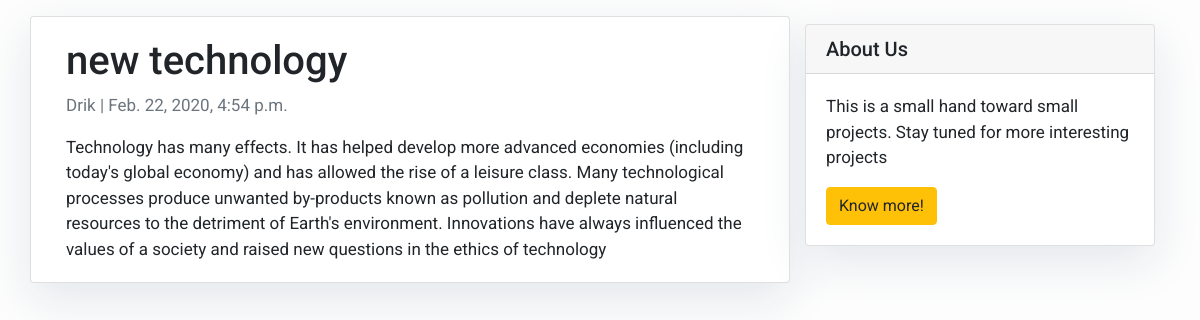
The app's page /post2/ with its own data.
### blog/models.py (models this page shows, shortened)
class Post(models.Model):
    title = models.CharField(max_length=200, unique=True)
    slug = models.SlugField(max_length=200, unique=True)
    author = models.ForeignKey(User, on_delete= models.CASCADE,related_name='blog_posts')
    updated_on = models.DateTimeField(auto_now= True)
    content = models.TextField()
    created_on = models.DateTimeField(auto_now_add=True)
    status = models.IntegerField(choices=STATUS, default=0)
    class Meta:
        ordering = ['-created_on']

### blog/views.py (the view)
# urls.py: path('<slug:slug>/', views.PostDetail.as_view(), name='post_detail'),
class PostDetail(generic.DetailView):
    model = Post
    template_name = 'post_detail.html'

### templates/post_detail.html
{% extends 'base.html' %} {% block content %}
<div class="container">
  <div class="row">
    <div class="col-md-8 card mb-4  mt-3 left  top">
      <div class="card-body">
        <h1>{% block title %} {{ object.title }} {% endblock title %}</h1>
        <p class=" text-muted">{{ post.author }} | {{ post.created_on }}</p>
        <p class="card-text ">{{ object.content | safe }}</p>
      </div>
    </div>
    {% block sidebar %} {% include 'sidebar.html' %} {% endblock sidebar %}
  </div>
</div>
{% endblock content %}

### templates/base.html (style rules this page uses)
body { font-family: "Roboto", sans-serif; font-size: 17px; background-color: #fdfdfd; }

### templates/sidebar.html (style rules this page uses)
.card { box-shadow: 0 16px 48px #E3E7EB; }

### records on screen
Post: title "new technology", author "Drik", created_on "Feb. 22, 2020, 4:54 p.m.", content "Technology has many effects. It has helped develop more advanced economies (including today's global economy) and has allowed the rise of a leisure class. Many technological processes produce unwanted by-products known as pollution and deplete natural resources to the detriment of Earth's environment. Innovations have always influenced the values of a society and raised new questions in the ethics of technology"
